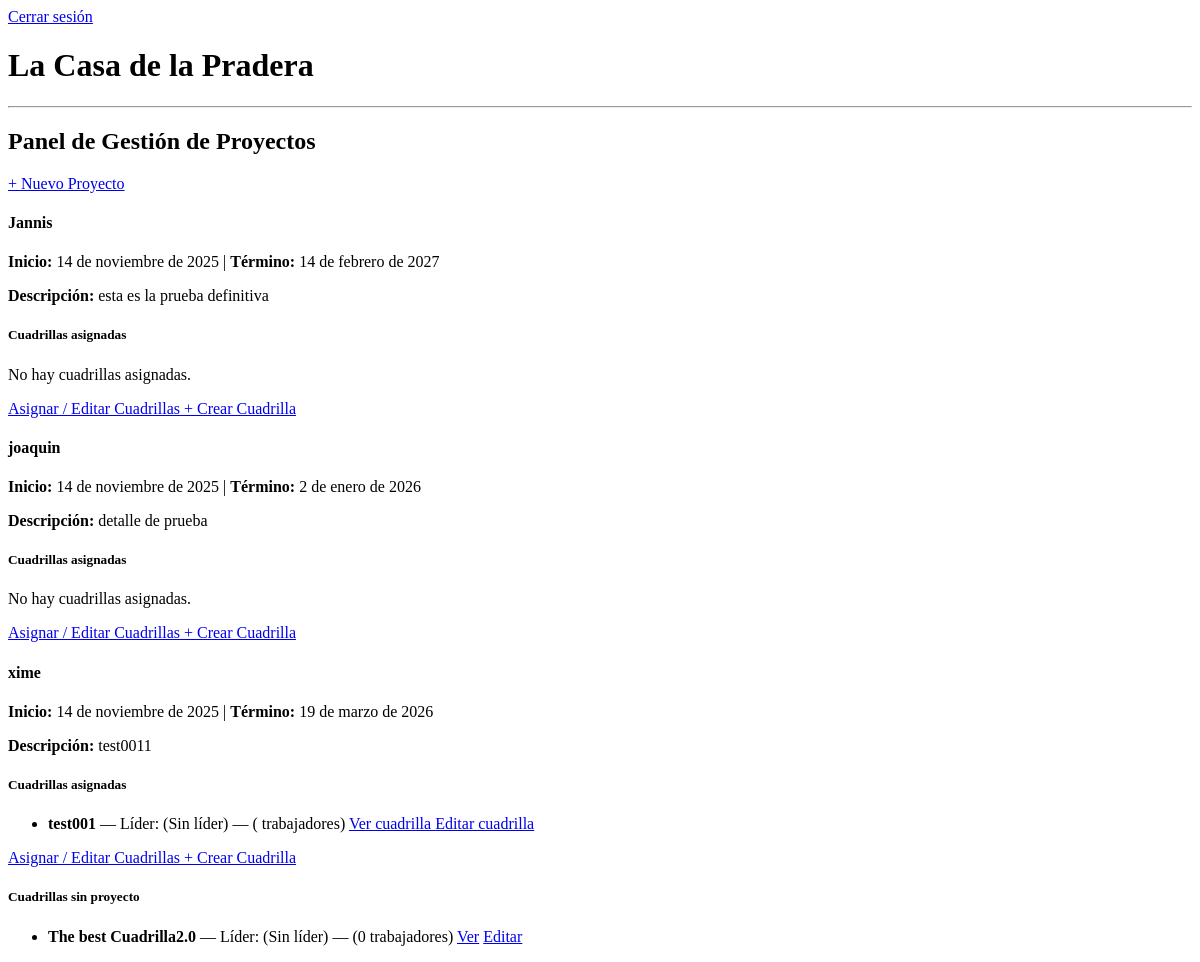
The app's page /proyectos/panel/ (signed in), older data.
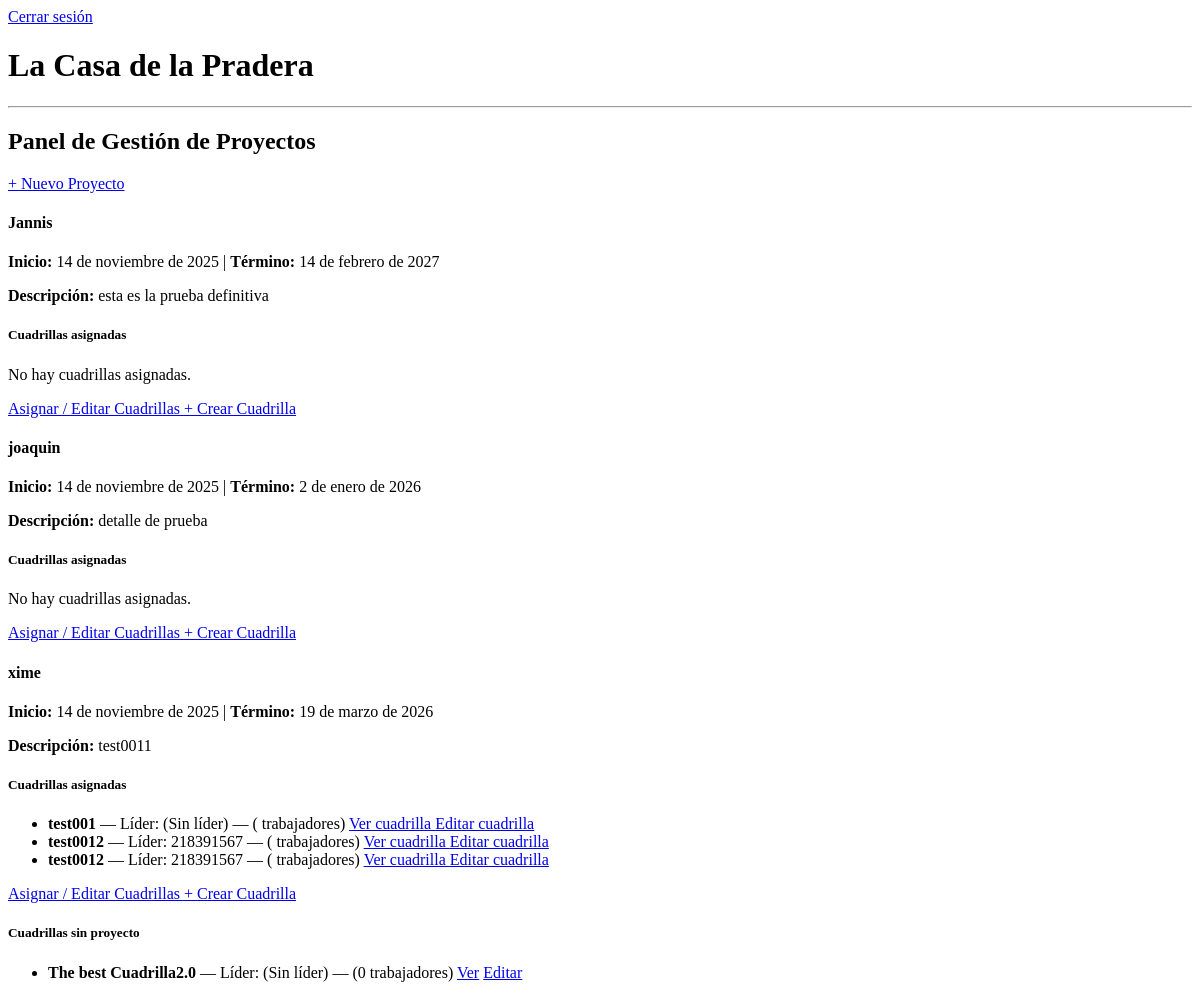
The same page, newer data.
### proyectos/models.py (models this page shows, shortened)
class Proyecto(models.Model):
    nombre = models.CharField(max_length=100)
    descripcion = models.TextField(blank=True)
    TIPO_CHOICES = [
        ('construccion', 'Construcción'),
        ('mantenimiento', 'Mantenimiento'),
        ('instalacion', 'Instalación'),
        ('otro', 'Otro'),
    ]
    tipo = models.CharField(max_length=30, choices=TIPO_CHOICES, default='otro')
    COMPLEJIDAD_CHOICES = [
        ('baja', 'Baja'),
        ('media', 'Media'),
        ('alta', 'Alta'),
    ]
    complejidad = models.CharField(max_length=10, choices=COMPLEJIDAD_CHOICES, default='media')
    fecha_inicio = models.DateField()
    fecha_termino = models.DateField(null=True, blank=True)
    jefe = models.ForeignKey(User, on_delete=models.CASCADE, related_name='proyectos')
    activo = models.BooleanField(default=True)

### personal/models.py (models this page shows, shortened)
class Cuadrilla(models.Model):
    nombre = models.CharField(max_length=100)
    proyecto = models.ForeignKey(Proyecto, on_delete=models.CASCADE, related_name='cuadrillas', null=True, blank=True)
    lider = models.ForeignKey(User, on_delete=models.SET_NULL, null=True, blank=True, related_name='cuadrillas_lideradas')

### proyectos/views.py (the view)
# urls.py: path('panel/', views.panel_proyectos, name='panel'),
@login_required
@user_passes_test(es_jefe)
def panel_proyectos(request):
    proyectos = Proyecto.objects.filter(jefe=request.user).prefetch_related('cuadrillas')
    data = []
    for p in proyectos:
        cuadrillas = Cuadrilla.objects.filter(proyecto=p)
        data.append({
            'proyecto': p,
            'cuadrillas': cuadrillas
        })
    cuadrillas_sin_proyecto = Cuadrilla.objects.filter(proyecto__isnull=True)
    return render(request, 'panel.html', {
        'data': data,
        'cuadrillas_sin_proyecto': cuadrillas_sin_proyecto
    })

### proyectos/views.py (called while the page is built)
def es_jefe(user):
    return user.groups.filter(name='JefeProyecto').exists()

### proyectos/templates/panel.html
{% extends 'base.html' %}
{% block content %}
<h2>Panel de Gestión de Proyectos</h2>
<a href="{% url 'proyectos:nuevo' %}" class="btn btn-primary">+ Nuevo Proyecto</a>
{% if data %}
{% for item in data %}
<div class="card mt-4">
    <div class="card-body">
        <h4>{{ item.proyecto.nombre }}</h4>
        <p><strong>Inicio:</strong> {{ item.proyecto.fecha_inicio }} |
           <strong>Término:</strong> {{ item.proyecto.fecha_termino|default:"—" }}</p>
        <p><strong>Descripción:</strong> {{ item.proyecto.descripcion|default:"Sin descripción" }}</p>
        <h5 class="mt-3">Cuadrillas asignadas</h5>
        {% if item.cuadrillas %}
            <ul>
                {% for c in item.cuadrillas %}
                    <li>
                        <strong>{{ c.nombre }}</strong>
                        — Líder: {{ c.lider.username|default:"(Sin líder)" }}
                        — ({{ c.trabajadores.count }} trabajadores)
                        <a href="{% url 'personal:detalle_cuadrilla' c.id %}" class="btn btn-sm btn-outline-primary ms-2">
                            Ver cuadrilla
                        </a>
                        <a href="{% url 'personal:editar_cuadrilla' c.id %}" class="btn btn-sm btn-outline-secondary ms-2">
                            Editar cuadrilla
                        </a>
                    </li>
                {% endfor %}
            </ul>
        {% else %}
            <p>No hay cuadrillas asignadas.</p>
        {% endif %}
        <a href="{% url 'proyectos:asignar_cuadrillas' item.proyecto.id %}"
           class="btn btn-sm btn-outline-primary mt-2">
            Asignar / Editar Cuadrillas
        </a>
        <a href="{% url 'personal:crear_cuadrilla' %}" class="btn btn-outline-primary">
    + Crear Cuadrilla
</a>
    </div>
</div>
{% endfor %}
{% else %}
<p class="mt-3">No tienes proyectos registrados aún.</p>
{% endif %}
    {% if cuadrillas_sin_proyecto and cuadrillas_sin_proyecto|length > 0 %}
    <div class="card mt-4">
        <div class="card-body">
            <h5>Cuadrillas sin proyecto</h5>
            <ul>
            {% for c in cuadrillas_sin_proyecto %}
                <li>
                    <strong>{{ c.nombre }}</strong>
                    — Líder: {{ c.lider.username|default:"(Sin líder)" }}
                    — ({{ c.asignaciones.count }} trabajadores)
                    <a href="{% url 'personal:detalle_cuadrilla' c.id %}" class="btn btn-sm btn-outline-primary ms-2">Ver</a>
                    <a href="{% url 'personal:editar_cuadrilla' c.id %}" class="btn btn-sm btn-outline-secondary ms-2">Editar</a>
                </li>
            {% endfor %}
            </ul>
        </div>
    </div>
    {% endif %}
{% endblock %}

Row changes from the older to the newer data that the page shows:
added Cuadrilla: nombre "test0012", lider.username "218391567", shown under Proyecto "xime"
added Cuadrilla: nombre "test0012", lider.username "218391567", shown under Proyecto "xime"
